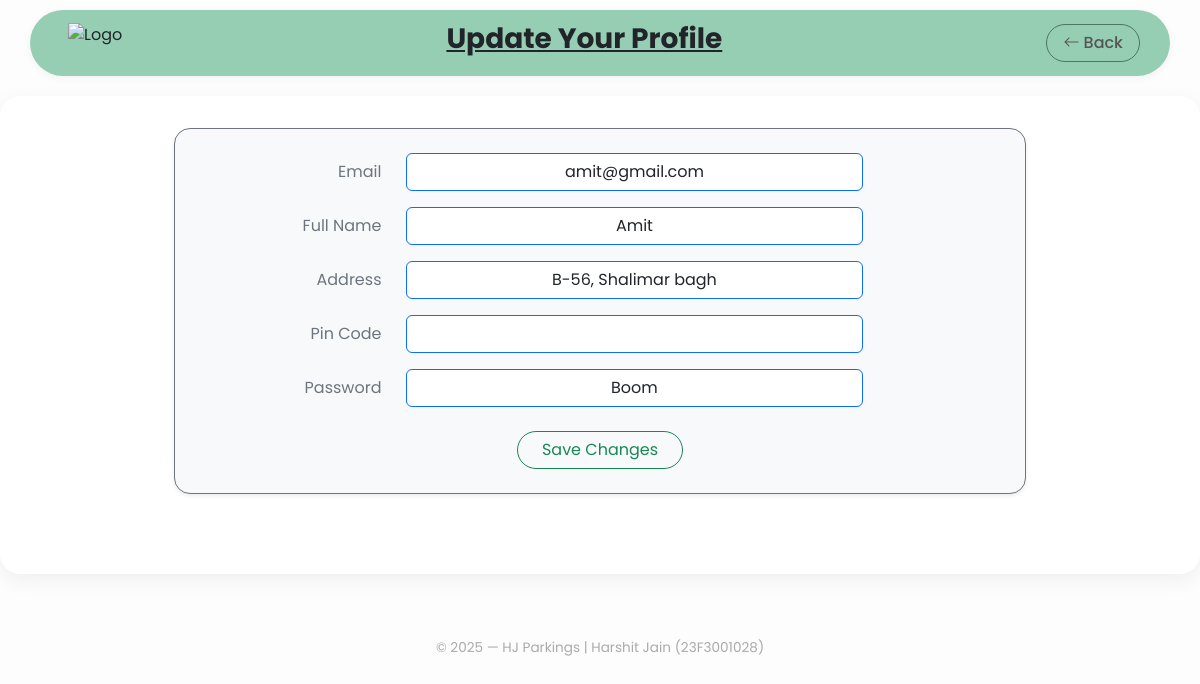
The page /update-profile (signed in) on the database its author committed.
### app/models/client.py (models this page shows)
class client(db.Model):
    __tablename__ = 'client'
    email = db.Column(db.String(100), primary_key=True)
    name = db.Column(db.String(100), nullable=False)
    address = db.Column(db.String(250), nullable=False)
    pincode = db.Column(db.Integer, nullable=False)
    password = db.Column(db.String(100), nullable=False)

### app/routes/client.py (the view, shortened to what this page needs)
@client_bp.route('/update-profile', methods=['POST', 'GET'])
@user_authentication
def update_profile():
    email = session.get('user')
    if not email:
        flash("user not found.", "danger")
        return redirect(url_for('client.dashboard'))
    data = client.query.get(email)
    return render_template('client/update_profile.html', user=data)

### app/routes/client.py (called while the page is built)
def user_authentication(f):
    @wraps(f)
    def decorated_function(*args, **kwargs):
        if 'user' not in session:
            return redirect(url_for('auth.login'))
        return f(*args, **kwargs)
    return decorated_function

### app/templates/client/update_profile.html (shortened to what this page needs)
{% extends "client/base.html" %}
{% block back %} {{ url_for('client.profile') }}{%endblock%}
{% block heading %} Update Your Profile {% endblock %}
{% block content %}
<div class="container col-lg-9 mb-5 border border-secondary rounded-4 shadow-sm p-4 bg-light">
    <form action="{{ url_for('client.update_profile') }}" method="POST">
        <div class="row mb-3">
            <label class="col-sm-3 col-form-label text-secondary text-end">Email</label>
            <div class="col-sm-7">
                <input type="email" class="form-control border-primary text-center" value="{{ user.email }}" readonly>
            </div>
        </div>
        <div class="row mb-3">
            <label class="col-sm-3 col-form-label text-secondary text-end">Full Name</label>
            <div class="col-sm-7">
                <input type="text" name="name" class="form-control border-primary text-center" value="{{ user.name }}" required>
            </div>
        </div>
        <div class="row mb-3">
            <label class="col-sm-3 col-form-label text-secondary text-end">Address</label>
            <div class="col-sm-7">
                <input type="text" name="address" class="form-control border-primary text-center" value="{{ user.address }}" required>
            </div>
        </div>
        <div class="row mb-3">
            <label class="col-sm-3 col-form-label text-secondary text-end">Pin Code</label>
            <div class="col-sm-7">
                <input type="text" name="pincode" class="form-control border-primary text-center" value="{{ user.pin_code }}" required>
            </div>
        </div>
        <div class="row mb-3">
            <label class="col-sm-3 col-form-label text-secondary text-end">Password</label>
            <div class="col-sm-7">
                <input type="text" name="password" class="form-control border-primary text-center" value="{{ user.password }}" required>
            </div>
        </div>
        <div class="text-center mt-4">
            <button type="submit" class="btn btn-outline-success rounded-pill px-4">Save Changes</button>
        </div>
    </form>
</div>
{% endblock %}

### app/templates/client/base.html (style rules this page uses)
body { font-family: 'Poppins', sans-serif; background-color: #fdfdfd; }

### rows shown on the page
client: email "amit@gmail.com", name "Amit", address "B-56, Shalimar bagh", password "Boom"
